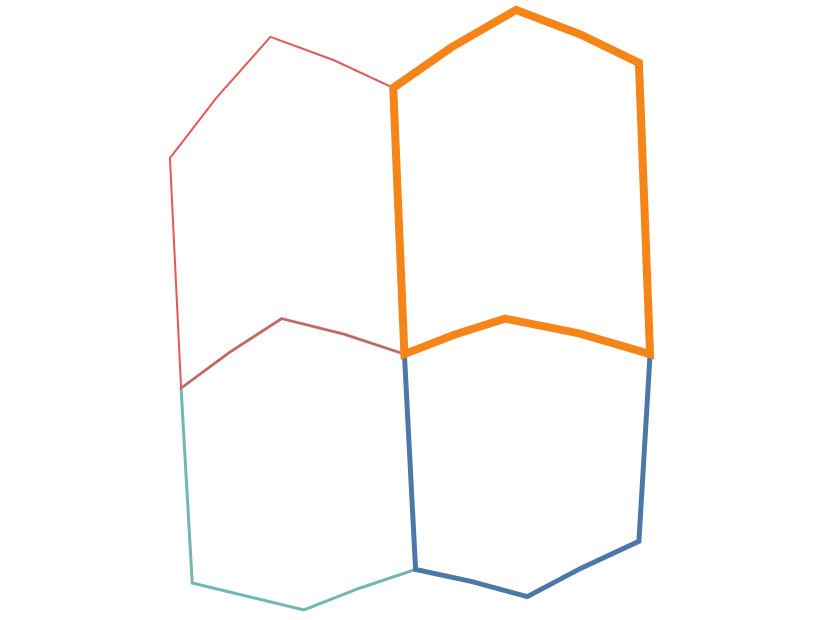

Here is the Vega-Lite specification saved for this chart:
### Vega-Lite specification from a JSON file in a GitHub repository (floating-point values rounded to 4 significant figures)
{"$schema": "https://vega.github.io/schema/vega-lite/v6.json", "padding": 5, "autosize": "none", "width": 400, "height": 300, "data": {"values": {"type": "FeatureCollection", "features": [{"type": "Feature", "properties": {"name": "west", "value": 3, "cat": "a"}, "geometry": {"type": "Polygon", "coordinates": [[[-11, 48], [-2, 52], [9, 50], [10, 36], [0, 33], [-10, 35], [-11, 48]]]}}, {"type": "Feature", "properties": {"name": "east", "value": 5, "cat": "b"}, "geometry": {"type": "Polygon", "coordinates": [[[9, 50], [18, 52], [31, 50], [30, 38], [20, 34], [10, 36], [9, 50]]]}}, {"type": "Feature", "properties": {"name": "north-west", "value": 2, "cat": "a"}, "geometry": {"type": "Polygon", "coordinates": [[[-12, 60], [-3, 65], [8, 63], [9, 50], [-2, 52], [-11, 48], [-12, 60]]]}}, {"type": "Feature", "properties": {"name": "north-east", "value": 8, "cat": "b"}, "geometry": {"type": "Polygon", "coordinates": [[[8, 63], [19, 66], [30, 64], [31, 50], [18, 52], [9, 50], [8, 63]]]}}]}, "format": {"property": "features"}}, "projection": {"type": "mercator"}, "mark": {"type": "geoshape", "filled": false}, "encoding": {"stroke": {"field": "properties.name", "type": "nominal"}, "strokeWidth": {"field": "properties.value", "type": "quantitative"}}}
